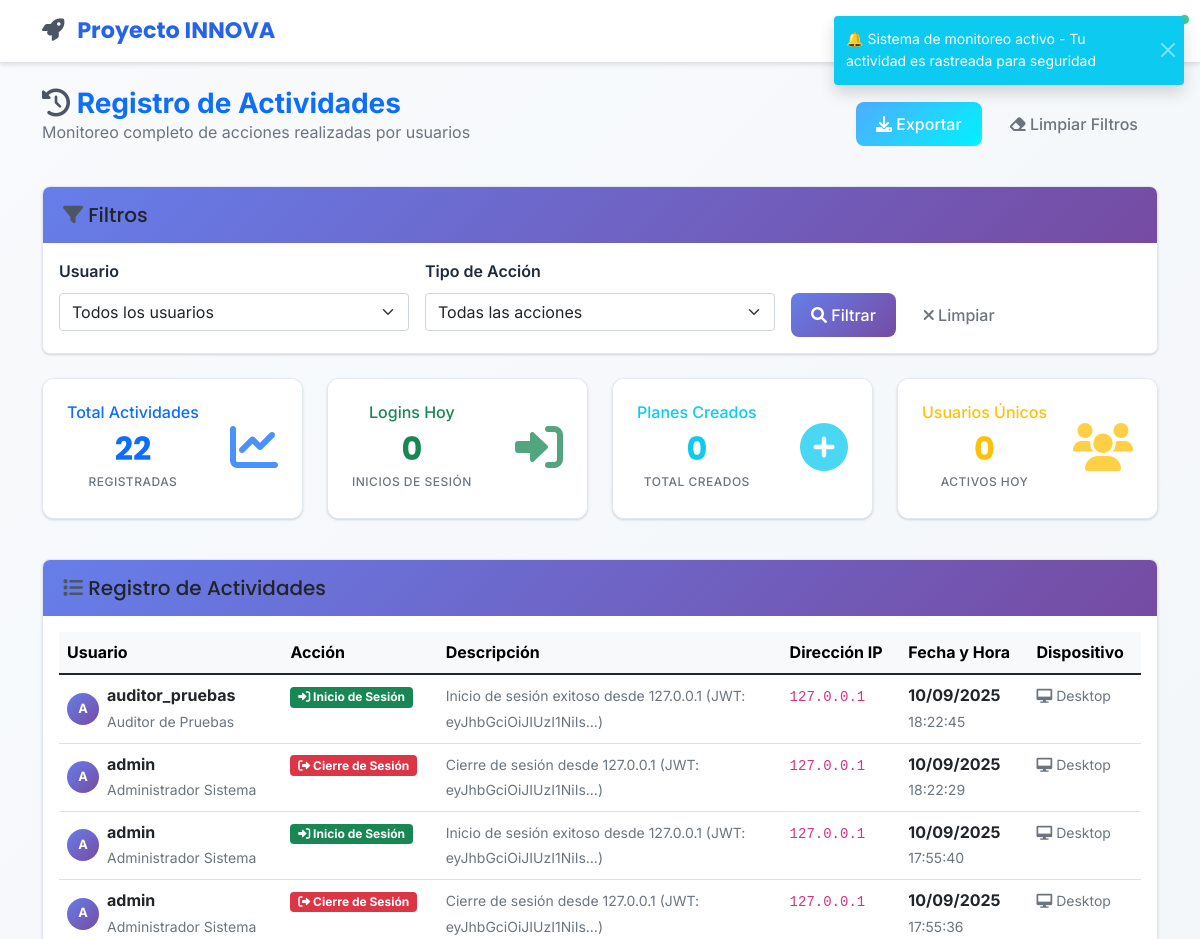
Page /admin/activities (signed in, upper part) on the earlier database version.
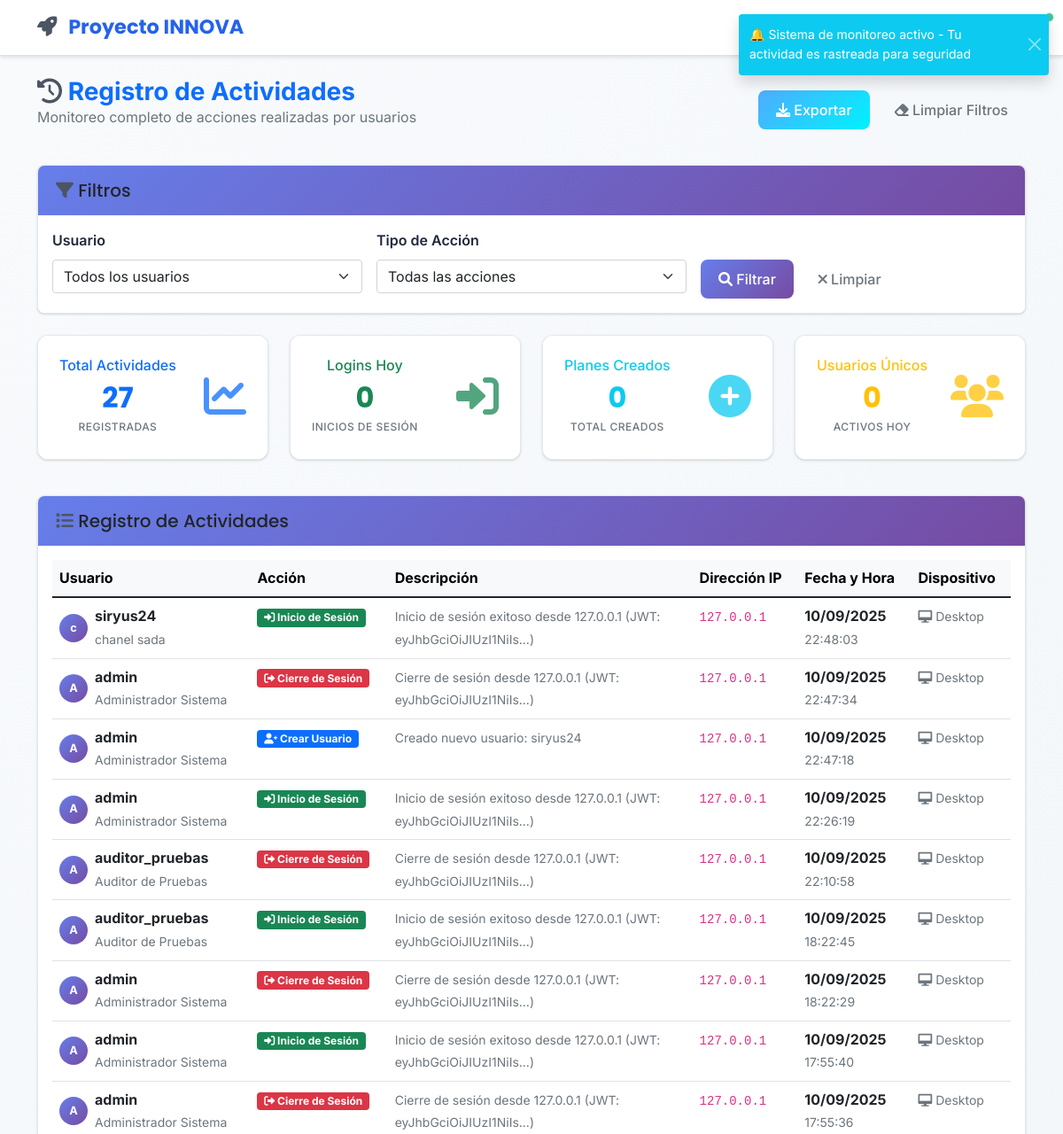
Same page on the later database version.
### app/models/activity_log.py (models this page shows, shortened)
class ActivityLog(db.Model):
    __tablename__ = 'activity_logs'
    id = db.Column(db.Integer, primary_key=True)
    user_id = db.Column(db.Integer, db.ForeignKey('users.id'), nullable=False)
    action = db.Column(db.String(100), nullable=False)  # login, logout, create_plan, etc.
    description = db.Column(db.Text, nullable=False)
    ip_address = db.Column(db.String(45))  # IPv4/IPv6
    user_agent = db.Column(db.Text)
    timestamp = db.Column(db.DateTime, default=datetime.utcnow, index=True)
    session_id = db.Column(db.String(100))
    extra_data = db.Column(db.Text)  # JSON data for additional info
    user = db.relationship('User', backref=db.backref('activities', lazy='dynamic'))

### app/models/user.py (models this page shows, shortened)
class User(UserMixin, db.Model):
    __tablename__ = 'users'
    id = db.Column(db.Integer, primary_key=True)
    username = db.Column(db.String(64), unique=True, nullable=False, index=True)
    email = db.Column(db.String(120), unique=True, nullable=False, index=True)
    password_hash = db.Column(db.String(256), nullable=False)
    first_name = db.Column(db.String(64), nullable=False)
    last_name = db.Column(db.String(64), nullable=False)
    position = db.Column(db.String(100))  # Cargo en la alcaldía
    municipality = db.Column(db.String(100), nullable=False)  # Nombre de la alcaldía
    department = db.Column(db.String(100), nullable=False)  # Departamento/Estado
    municipality_code = db.Column(db.String(20))  # Código único de la alcaldía
    is_active = db.Column(db.Boolean, default=True)
    created_at = db.Column(db.DateTime, default=datetime.utcnow)
    updated_at = db.Column(db.DateTime, default=datetime.utcnow, onupdate=datetime.utcnow)
    last_login = db.Column(db.DateTime)
    legacy_role = db.Column(db.String(20), default='viewer')  # Mantener para compatibilidad
    active_roles = db.relationship('UserRole',
                                 foreign_keys='UserRole.user_id',
                                 lazy=True,
                                 primaryjoin="and_(User.id==UserRole.user_id, UserRole.is_active==True)")
    user_roles = db.relationship('UserRole',
                               foreign_keys='UserRole.user_id',
                               lazy=True,
                               overlaps="active_roles")
    @property
    def password(self):
        raise AttributeError('La contraseña no es un atributo legible')
    def get_full_name(self):
        return f"{self.first_name} {self.last_name}"
    @property
    def role(self):
        return self.legacy_role
    def is_admin(self):
        if self.active_roles:
            admin_names = ['admin', 'administrador']
            return any(ur.role.name.lower() in admin_names for ur in self.active_roles)
        return self.legacy_role == 'admin'

### app/views/admin.py (the view)
@admin_bp.route('/activities')
def activities():
    page = request.args.get('page', 1, type=int)
    per_page = 50
    user_filter = request.args.get('user', type=int)
    action_filter = request.args.get('action')
    query = ActivityLog.query
    if user_filter:
        query = query.filter_by(user_id=user_filter)
    if action_filter:
        query = query.filter_by(action=action_filter)
    activities_pagination = query.order_by(desc(ActivityLog.timestamp)).paginate(
        page=page, per_page=per_page, error_out=False)
    unique_actions = db.session.query(ActivityLog.action).distinct().all()
    actions = [action[0] for action in unique_actions]
    all_users = User.query.all()
    today_start = datetime.now().replace(hour=0, minute=0, second=0, microsecond=0)
    logins_today = ActivityLog.query.filter(
        ActivityLog.action == 'login',
        ActivityLog.timestamp >= today_start
    ).count()
    total_plans = ActivityLog.query.filter(ActivityLog.action == 'create_plan').count()
    total_edits = ActivityLog.query.filter(ActivityLog.action.like('%edit%')).count()
    total_logins = ActivityLog.query.filter(ActivityLog.action == 'login').count()
    unique_users_today = ActivityLog.query.filter(
        ActivityLog.timestamp >= today_start
    ).with_entities(ActivityLog.user_id).distinct().count()
    return render_template('admin/activities.html',
                         title='Registro de Actividades',
                         activities=activities_pagination.items,
                         pagination=activities_pagination,
                         actions=actions,
                         all_users=all_users,
                         current_user_filter=user_filter,
                         current_action_filter=action_filter,
                         today_start=today_start,
                         logins_today=logins_today,
                         total_plans=total_plans,
                         total_edits=total_edits,
                         total_logins=total_logins,
                         unique_users_today=unique_users_today)

### app/views/admin.py (called while the page is built)
@admin_bp.before_request
@login_required
def require_admin():
    if not current_user.is_admin():
        flash('Acceso denegado. Se requieren permisos de administrador.', 'error')
        return redirect(url_for('main.dashboard'))

### app/templates/admin/activities.html (shortened to what the changed rows need)
{% extends "base.html" %}
{% block content %}
<div class="row mb-4">
    <div class="col-12">
        <div class="d-flex justify-content-between align-items-center">
            <div>
                <h1 class="h3 mb-0 text-primary fw-bold">
                    <i class="fas fa-history text-secondary"></i> Registro de Actividades
                </h1>
            </div>
        </div>
    </div>
</div>
<div class="row mb-4">
    <div class="col-md-3 mb-3">
        <div class="card stat-card">
            <div class="card-body">
                <div class="d-flex justify-content-between align-items-center">
                    <div>
                        <h6 class="card-title text-primary">Total Actividades</h6>
                        <h2 class="mb-0 text-primary">{{ activities|length if activities else 0 }}</h2>
                        <small class="text-muted">Registradas</small>
                    </div>
                </div>
            </div>
        </div>
    </div>
    <div class="col-md-3 mb-3">
        <div class="card stat-card">
            <div class="card-body">
                <div class="d-flex justify-content-between align-items-center">
                    <div>
                        <h2 class="mb-0 text-success">
                            {{ logins_today }}
                        </h2>
                    </div>
                </div>
            </div>
        </div>
    </div>
    <div class="col-md-3 mb-3">
        <div class="card stat-card">
            <div class="card-body">
                <div class="d-flex justify-content-between align-items-center">
                    <div>
                        <h2 class="mb-0 text-info">
                            {{ total_plans }}
                        </h2>
                    </div>
                </div>
            </div>
        </div>
    </div>
    <div class="col-md-3 mb-3">
        <div class="card stat-card">
            <div class="card-body">
                <div class="d-flex justify-content-between align-items-center">
                    <div>
                        <h2 class="mb-0 text-warning">
                            {{ unique_users_today }}
                        </h2>
                    </div>
                </div>
            </div>
        </div>
    </div>
</div>
<div class="row">
    <div class="col-12">
        <div class="card">
            <div class="card-body">
                {% if activities %}
                <div class="table-responsive">
                    <table class="table table-hover">
                        <thead class="table-light">
                            <tr>
                                <th>Usuario</th>
                                <th>Acción</th>
                                <th>Descripción</th>
                                <th>Dirección IP</th>
                                <th>Fecha y Hora</th>
                                <th>Dispositivo</th>
                            </tr>
                        </thead>
                        <tbody>
                            {% for activity in activities %}
                            <tr>
                                <td>
                                    <div class="d-flex align-items-center">
                                        <div class="avatar-circle me-2" style="width: 32px; height: 32px; background: linear-gradient(135deg, #667eea 0%, #764ba2 100%); border-radius: 50%; display: flex; align-items: center; justify-content: center; color: white; font-weight: bold; font-size: 0.8rem;">
                                            {{ activity.user.first_name[0] if activity.user and activity.user.first_name else activity.user.username[0] if activity.user else '?' }}
                                        </div>
                                        <div>
                                            <strong>{{ activity.user.username if activity.user else 'Usuario Desconocido' }}</strong>
                                            <br>
                                            <small class="text-muted">
                                                {{ activity.user.get_full_name() if activity.user else 'N/A' }}
                                            </small>
                                        </div>
                                    </div>
                                </td>
                                <td>
                                    <span class="badge bg-{{ 'success' if activity.action == 'login' else 'danger' if activity.action == 'logout' else 'primary' if 'create' in activity.action else 'info' }}">
                                        {% if activity.action == 'login' %}
                                            <i class="fas fa-sign-in-alt"></i> Inicio de Sesión
                                        {% elif activity.action == 'logout' %}
                                            <i class="fas fa-sign-out-alt"></i> Cierre de Sesión
                                        {% elif activity.action == 'create_plan' %}
                                            <i class="fas fa-plus"></i> Crear Plan
                                        {% elif activity.action == 'edit_profile' %}
                                            <i class="fas fa-edit"></i> Editar Perfil
                                        {% elif activity.action == 'change_password' %}
                                            <i class="fas fa-key"></i> Cambiar Contraseña
                                        {% elif activity.action == 'create_user' %}
                                            <i class="fas fa-user-plus"></i> Crear Usuario
                                        {% elif activity.action == 'toggle_user_status' %}
                                            <i class="fas fa-ban"></i> Cambiar Estado Usuario
                                        {% elif activity.action == 'change_user_role' %}
                                            <i class="fas fa-user-tag"></i> Cambiar Rol Usuario
                                        {% else %}
                                            <i class="fas fa-cog"></i> {{ activity.action.replace('_', ' ').title() }}
                                        {% endif %}
                                    </span>
                                </td>
                                <td>
                                    <div style="max-width: 300px;">
                                        <small class="text-muted">{{ activity.description }}</small>
                                    </div>
                                </td>
                                <td>
                                    {% if activity.ip_address %}
                                        <code class="small">{{ activity.ip_address }}</code>
                                    {% else %}
                                        <small class="text-muted">N/A</small>
                                    {% endif %}
                                </td>
                                <td>
                                    <div>
                                        <strong>{{ activity.timestamp.strftime('%d/%m/%Y') }}</strong>
                                        <br>
                                        <small class="text-muted">{{ activity.timestamp.strftime('%H:%M:%S') }}</small>
                                    </div>
                                </td>
                                <td>
                                    {% if activity.user_agent %}
                                        <small class="text-muted">
                                            {% if 'Mobile' in activity.user_agent %}
                                                <i class="fas fa-mobile-alt"></i> Móvil
                                            {% elif 'Tablet' in activity.user_agent %}
                                                <i class="fas fa-tablet-alt"></i> Tablet
                                            {% else %}
                                                <i class="fas fa-desktop"></i> Desktop
                                            {% endif %}
                                        </small>
                                    {% else %}
                                        <small class="text-muted">N/A</small>
                                    {% endif %}
                                </td>
                            </tr>
                            {% endfor %}
                        </tbody>
                    </table>
                </div>
                {% else %}
                <div class="text-center py-5">
                    <i class="fas fa-inbox fa-4x text-muted mb-3"></i>
                    <h5 class="text-muted">No hay actividades registradas</h5>
                    <p class="text-muted">Las actividades de los usuarios aparecerán aquí cuando realicen acciones en el sistema.</p>
                </div>
                {% endif %}
            </div>
        </div>
    </div>
</div>
{% endblock %}

Differences in the rows shown:
added ActivityLog: user "c", user "siryus24", user "chanel sada", action "login" (drawn), description "Inicio de sesión exitoso desde 127.0.0.1 (JWT: eyJhbGciOiJIUzI1NiIs...)", ip_address "127.0.0.1", timestamp "10/09/2025", timestamp "22:48:03", shows "Desktop"
added ActivityLog: user "A", user "admin", user "Administrador Sistema", action "logout" (drawn), description "Cierre de sesión desde 127.0.0.1 (JWT: eyJhbGciOiJIUzI1NiIs...)", ip_address "127.0.0.1", timestamp "10/09/2025", timestamp "22:47:34", shows "Desktop"
added ActivityLog: user "A", user "admin", user "Administrador Sistema", action "create_user" (drawn), description "Creado nuevo usuario: siryus24", ip_address "127.0.0.1", timestamp "10/09/2025", timestamp "22:47:18", shows "Desktop"
added ActivityLog: user "A", user "admin", user "Administrador Sistema", action "login" (drawn), description "Inicio de sesión exitoso desde 127.0.0.1 (JWT: eyJhbGciOiJIUzI1NiIs...)", ip_address "127.0.0.1", timestamp "10/09/2025", timestamp "22:26:19", shows "Desktop"
added ActivityLog: user "A", user "auditor_pruebas", user "Auditor de Pruebas", action "logout" (drawn), description "Cierre de sesión desde 127.0.0.1 (JWT: eyJhbGciOiJIUzI1NiIs...)", ip_address "127.0.0.1", timestamp "10/09/2025", timestamp "22:10:58", shows "Desktop"
Other differences:
{{ activities|length if activities else 0 }}: "22" → "27"
